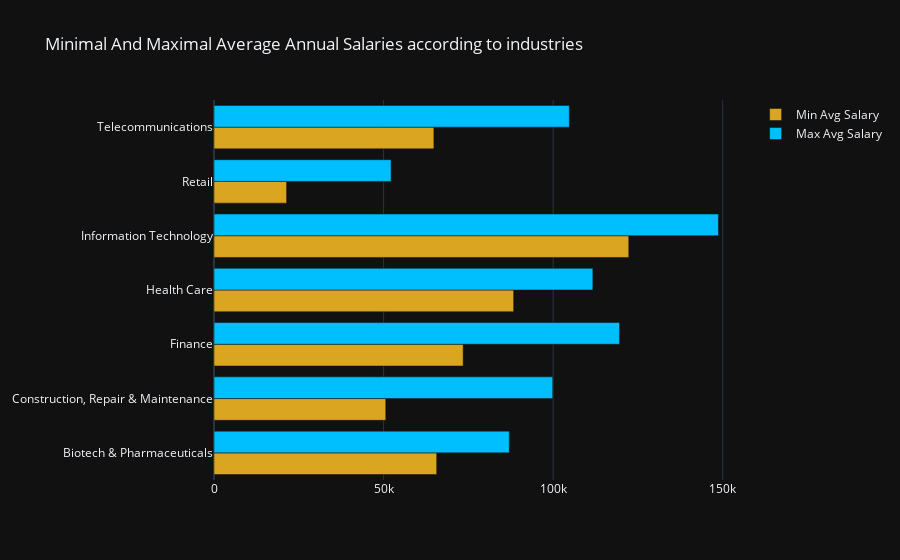

Here is the notebook cell this chart was saved with:
### Code cell
#Lets take a look at minimal average salary for the top 8 industries
fig = go.Figure()
fig.add_trace(go.Bar(x = ind.groupby("Industry")['Min_Salary'].mean().to_list(),
y = ind.groupby("Industry")['Min_Salary'].mean().index.to_list(), marker_color = 'goldenrod',
orientation = 'h' , name = "Min Avg Salary"
))
fig.add_trace(go.Bar(x = ind.groupby("Industry")['Max_Salary'].mean().to_list(),
y = ind.groupby("Industry")['Max_Salary'].mean().index.to_list(), marker_color = 'deepskyblue'
,orientation = 'h' ,name = "Max Avg Salary"))
fig.update_layout( template = 'plotly_dark',
    title = 'Minimal And Maximal Average Annual Salaries according to industries' ,barmode = 'group')
fig.show()

### Figure 1 — Plotly figure (JSON) as saved in the notebook; plotly's stock layout.template omitted (floating-point values rounded to 4 significant figures)
{"data": [{"marker": {"color": "goldenrod"}, "name": "Min Avg Salary", "orientation": "h", "type": "bar", "x": [65665, 50640.0, 73465, 88353, 122296, 21402, 64829], "y": ["Biotech & Pharmaceuticals", "Construction, Repair & Maintenance", "Finance", "Health Care", "Information Technology", "Retail", "Telecommunications"]}, {"marker": {"color": "deepskyblue"}, "name": "Max Avg Salary", "orientation": "h", "type": "bar", "x": [87057, 99880.0, 119600.0, 111698, 148734, 52210, 104769], "y": ["Biotech & Pharmaceuticals", "Construction, Repair & Maintenance", "Finance", "Health Care", "Information Technology", "Retail", "Telecommunications"]}], "layout": {"barmode": "group", "title": {"text": "Minimal And Maximal Average Annual Salaries according to industries"}}}
